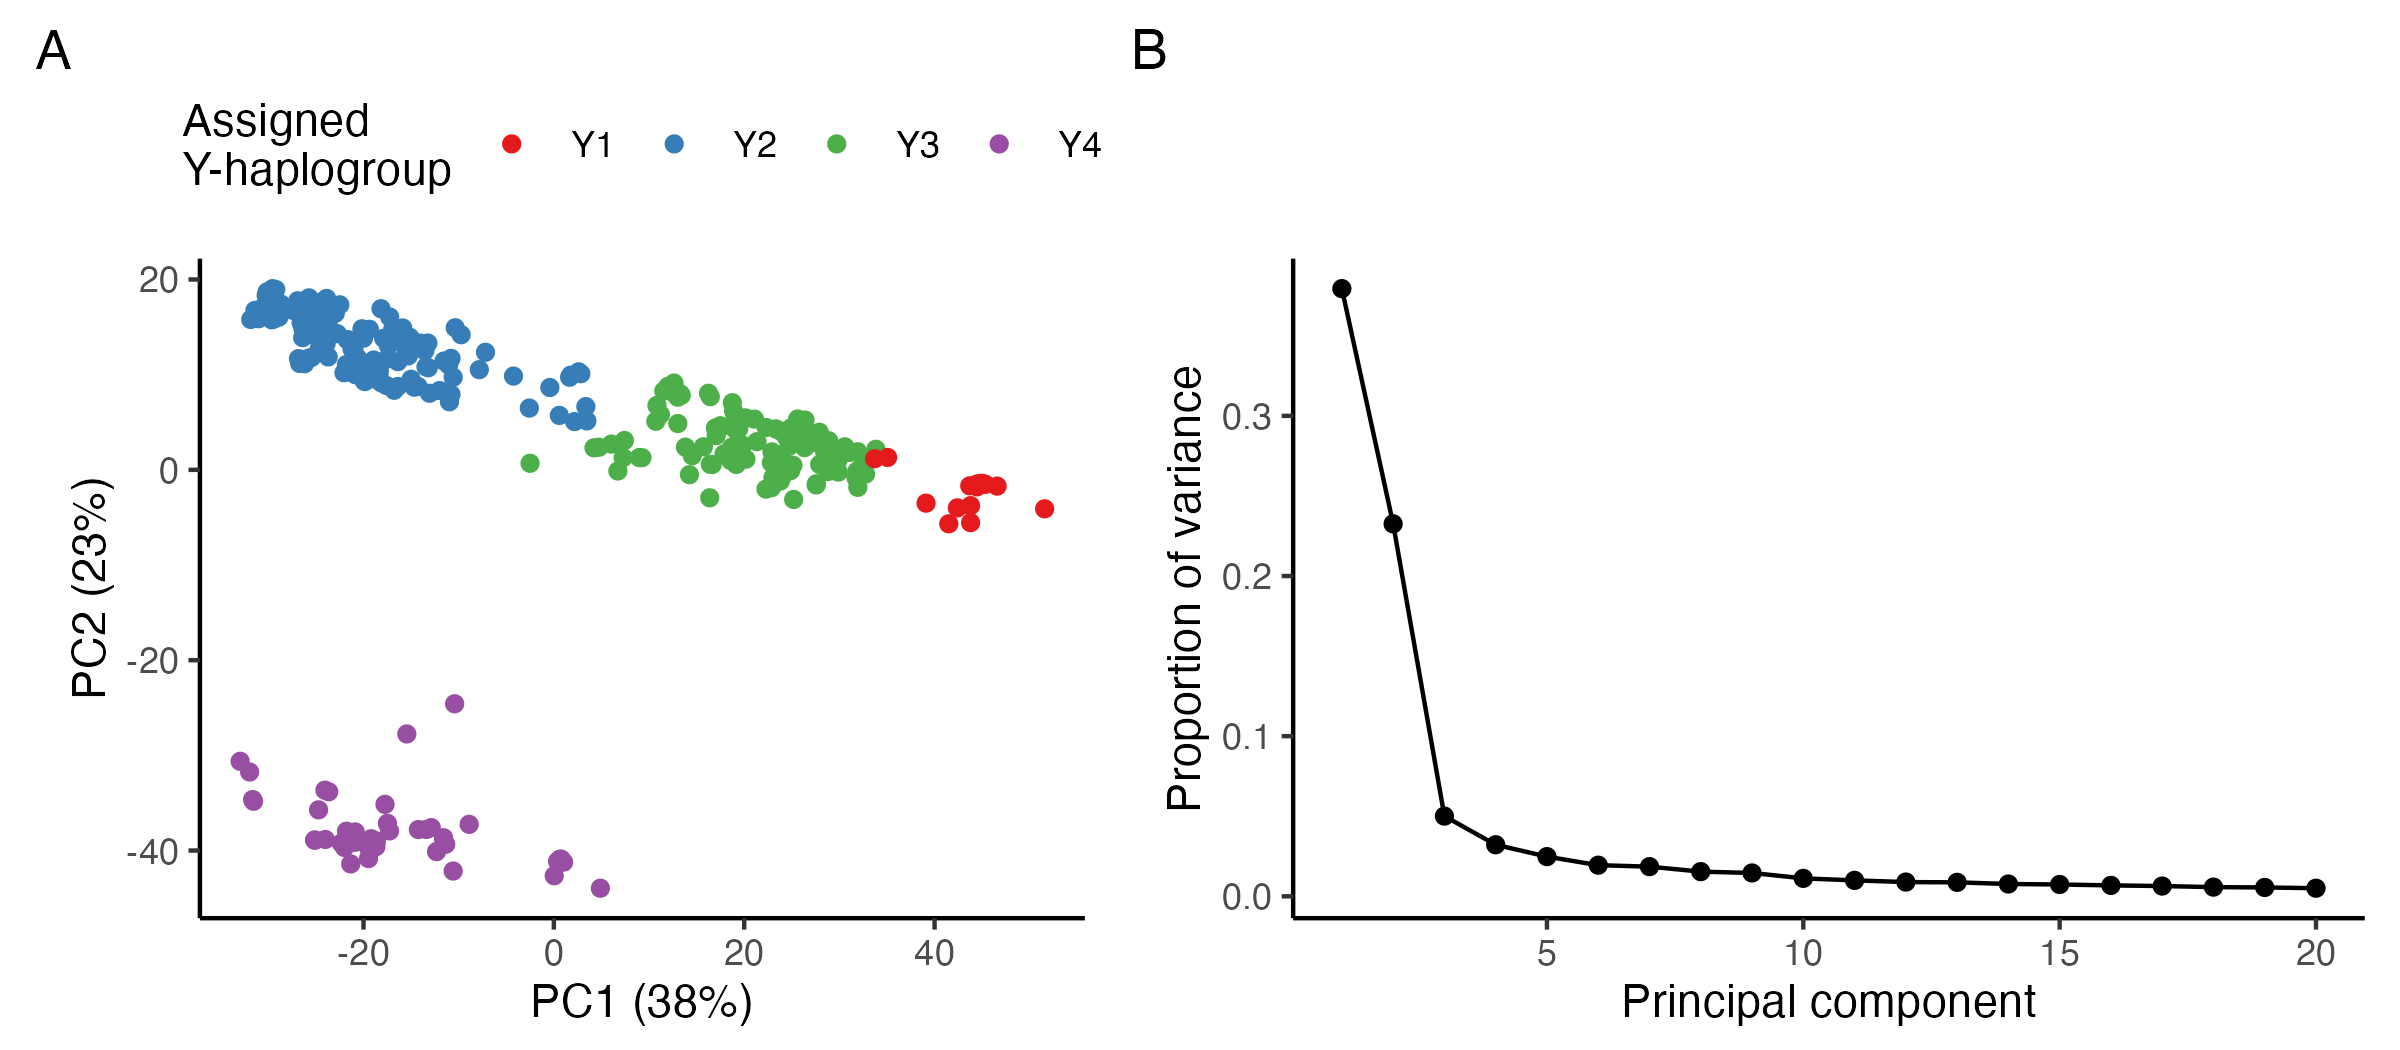

Write the R code that produced this figure.
library(irlba)
library(tidyverse)
library(ggtext)

source('sequencing/genomics_helpers.R')
source('sequencing/gwas_sommer/gwas_sommer_tools.R')

# Import the VCF file into a GDS file
vcf_file <- "sequencing/gwas_sommer/filtered2.vcf.gz"

g <- prep_sommer_gwas_table('car_PIE', pval_column = 'p_SHet') |> filter(significant, source == 'Y')

if (FALSE) { # only run interactively, otherwise load from disk
  geno <- load_vcf(region = str_glue_data(g, '{chr}:{pos}-{pos}'))

  pca <- prcomp_irlba(geno$mat, n = 20, center = TRUE, scale. = FALSE)
  rownames(pca$x) <- rownames(geno$mat)
  write_rds(pca, 'sequencing/gwas_sommer/Y_haplotype_PCA.rds', compress = 'gz')
}
pca <- read_rds('sequencing/gwas_sommer/Y_haplotype_PCA.rds')
summary(pca)

# scree plot
scree <- summary(pca)$importance %>%
  as.data.frame() %>%
  dplyr::slice(2) %>%
  pivot_longer(everything()) %>%
  mutate(name = parse_number(name)) %>%
  ggplot(aes(name, value)) + geom_line() + geom_point() + theme_classic() +
  labs(x = 'Principal component', y = 'Proportion of variance')

# hclust
dist_matrix <- dist(pca$x) # distance matrix from the first two PCs
hc <- hclust(dist_matrix)
plot(hc, FALSE) # to visualize the dendrogram

##
source('quant_gen/prepare_pedigrees.R')
source('sequencing/gwas/peak_viz/peak_viz_tools.R')
source('selection_decisions/compile_decisions.R')
Mode <- function(x) { ux <- unique(x); ux[which.max(tabulate(match(x, ux)))] }
orn <- read_rds('ornament_analysis/car_ornaments.rds') %>%
  left_join(data.table::fread('photo_database.csv') %>% dplyr::select(unique_id, fish_id)) %>%
  group_by(fish_id, ornament) %>%
  summarise(present = Mode(present)) %>%
  pivot_wider(names_from = ornament, values_from = present)

ind_df <- as.data.frame(pca$x) %>% rownames_to_column('sample_name') %>% as_tibble() %>%
  left_join(get_sampling_structure(), join_by(sample_name)) %>%
  left_join(mutate(selection, fish_id = tolower(fish_id)), join_by(fish_id)) %>%
  left_join(orn, join_by(fish_id)) %>%
  add_patriline(ped_df)

ind_df$hclust_groups <- factor(cutree(hc, k = 4))

ind_df %>%
  mutate(Y_haplogroup = factor(hclust_groups, levels = 1:4, labels = paste0('Y', 1:4))) %>%
  dplyr::select(sample_name, fish_id, Y_haplogroup) %>%
  data.table::fwrite('sequencing/Y_haplogroups.csv')

ind_df %>%
  pivot_longer(car_1:car_7, names_to = 'ornament', values_to = 'presence') %>%
  mutate(ornament_label = glue::glue(
    "<img src='ornament_analysis/ornament_figure_labels/{ornament}.png' width='60' />"
  )) %>%
  ggplot(aes(hclust_groups, fill = factor(presence, 0:1, c('absent', 'present')))) +
  geom_bar() +
  scale_y_continuous(expand = c(0, 0), name = 'Count') +
  scale_fill_manual(values = c('grey20', 'darkorange'), name = NULL) +
  facet_grid(cols = vars(ornament_label)) +
  theme_classic() +
  theme(strip.background = element_blank(), strip.text = element_markdown()) +
  labs(x = 'Assigned Y-haplogroup')

ggsave('paper_figures_supplement/Y_haplogroup_vs_ornaments.png', w = 8, h = 3.5)

biplot <- ggplot(ind_df, aes(PC1, PC2, color = hclust_groups)) +
  geom_point() + theme_classic() + coord_fixed() +
  scale_color_brewer(palette = "Set1", labels = paste0('Y', 1:4)) +
  labs(
    x = str_glue('PC1 ({scales::percent_format()(summary(pca)$importance[2, 1])})'),
    y = str_glue('PC2 ({scales::percent_format()(summary(pca)$importance[2, 2])})'),
    color = 'Assigned\nY-haplogroup',
    #subtitle = 'PCA on SNPs associated w/ orange pattern and Y-like inheritance'
  ) +
  theme(legend.position = 'top')

patchwork::wrap_plots(biplot, scree, ncol = 2) + patchwork::plot_annotation(tag_levels = 'A')
ggsave('paper_figures_supplement/Y_haplogroups.png', w = 8, h = 3.5)

